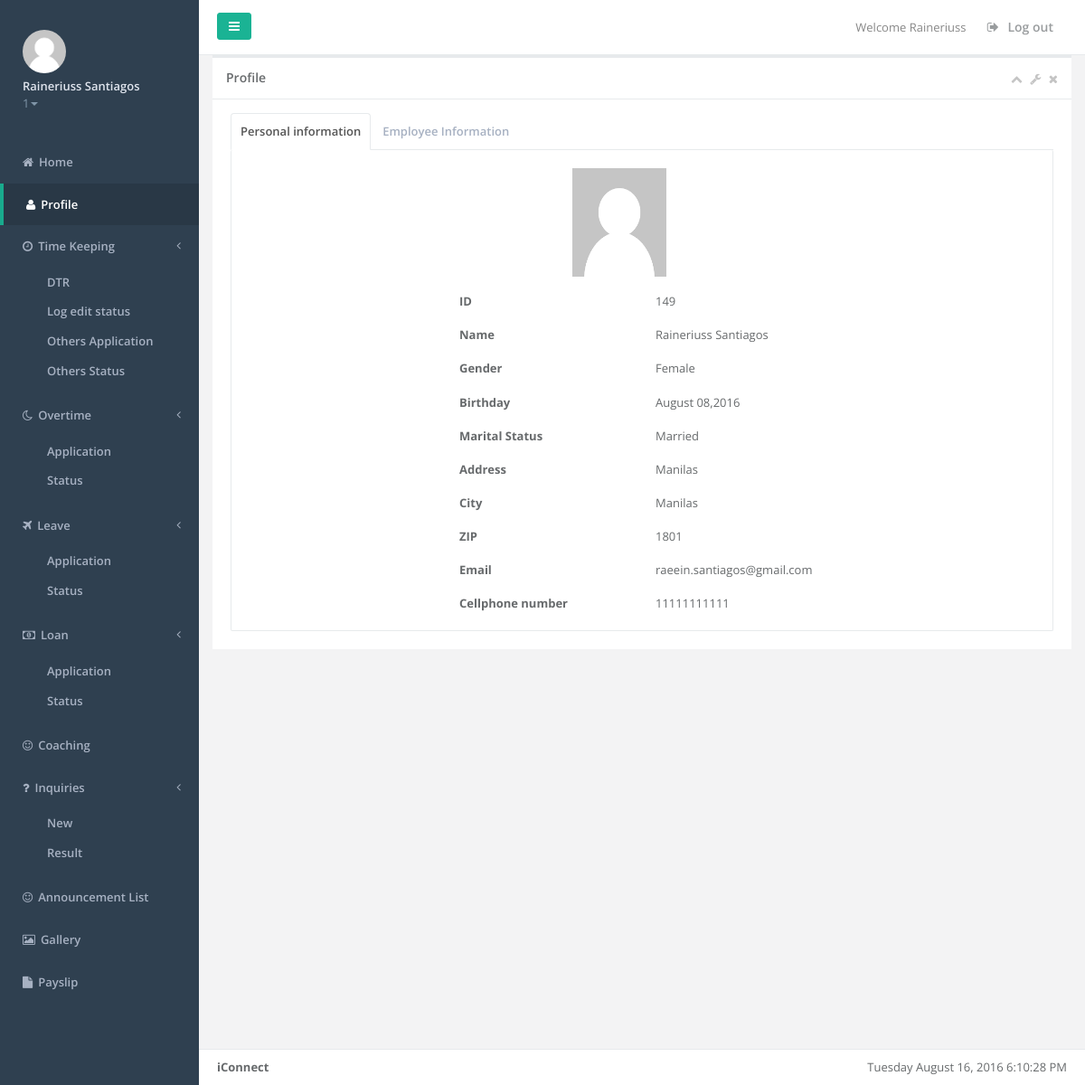
/employeeprofile.php (signed in), run on the app's committed database.
### tables this page shows
CREATE TABLE IF NOT EXISTS `employee` (
  `employee_id` int(10) NOT NULL,
  `employee_lastname` varchar(35) NOT NULL,
  `employee_firstname` varchar(35) NOT NULL,
  `employee_middlename` varchar(35) NOT NULL,
  `employee_gender` varchar(6) NOT NULL,
  `employee_birthday` date NOT NULL,
  `employee_marital` varchar(15) NOT NULL,
  `employee_address` varchar(100) NOT NULL,
  `employee_city` varchar(20) NOT NULL,
  `employee_zip` varchar(10) NOT NULL,
  `employee_email` varchar(255) NOT NULL,
  `employee_cellnum` varchar(15) NOT NULL,
  `employee_type` varchar(20) NOT NULL,
  `employee_jobtitle` varchar(25) NOT NULL,
  `employee_empstatus` varchar(50) NOT NULL,
  `employee_department` varchar(25) NOT NULL,
  `employee_rate` int(6) NOT NULL,
  `employee_taxcode` varchar(9) NOT NULL,
  `employee_dependency` int(2) NOT NULL,
  `employee_sss` varchar(30) NOT NULL,
  `employee_philhealth` varchar(30) NOT NULL,
  `employee_pagibig` varchar(30) NOT NULL,
  `employee_tin` varchar(30) NOT NULL,
  `employee_shift` varchar(20) NOT NULL,
  `employee_datehired` date NOT NULL,
  `employee_restday` varchar(30) NOT NULL,
  `employee_password` varchar(25) NOT NULL,
  `employee_sickleave` int(2) NOT NULL DEFAULT '0',
  `employee_vacationleave` int(2) NOT NULL DEFAULT '0',
  `employee_incentive` int(2) NOT NULL DEFAULT '0',
  `employee_maternityleave` int(2) NOT NULL DEFAULT '0',
  `employee_paternityleave` int(2) NOT NULL DEFAULT '0',
  `employee_singleparentleave` int(2) NOT NULL DEFAULT '0',
  `employee_status` varchar(10) NOT NULL DEFAULT 'active',
  `employee_team` varchar(50) NOT NULL,
  `employee_level` int(3) NOT NULL,
  `date_start` date NOT NULL,
  `date_end` date NOT NULL,
  `image` longblob NOT NULL,
  `cutoff` varchar(50) NOT NULL,
  `test` varchar(999) NOT NULL,
  `test_idate` date NOT NULL,
  `test_edate` date NOT NULL,
  `loan` varchar(999) NOT NULL,
  `loan_idate` date NOT NULL,
  `loan_edate` date NOT NULL
);

### employeeprofile.php (the view, shortened to what this page needs)
<!DOCTYPE html>
<html>
	<head>
		<?php
			include('employeemenuheader.php');
		?>
	</head>
	<body>
		<div class="row">
			<div class="col-lg-12">
				<div class="ibox float-e-margins">
					<div class="ibox-title">
						<h5>Profile</h5>
						<div class="ibox-tools">
							<a class="collapse-link">
								<i class="fa fa-chevron-up"></i>
							</a>
							<a class="dropdown-toggle" data-toggle="dropdown" href="#">
								<i class="fa fa-wrench"></i>
							</a>
							<a class="close-link">
								<i class="fa fa-times"></i>
							</a>
						</div>
					</div>
					<div class="ibox-content">
						<?php
							include('dbconfig.php');
							$result = $mysqli->query("SELECT * FROM employee WHERE employee_id = '$employee_id'")->fetch_array();
							$birthday = date("F d,Y",strtotime($result['employee_birthday']));
						?>
						<div class="tabs-container">
                        <ul class="nav nav-tabs">
                            <li class="active"><a data-toggle="tab" href="#tab-1">Personal information</a></li>
							<li class=""><a data-toggle="tab" href="#tab-3">Employee Information</a></li>
							</ul>
                        <div class="tab-content">
                            <div id="tab-1" class="tab-pane active">
                                <div class="panel-body">
								<div class="col-md-3"></div>
									<a href="testpic.png" title="Image from Unsplash" data-gallery="">
											<?php
											if ($result1 = $mysqli->query("SELECT * FROM employee WHERE employee_id = '$employee_id'")){
													while ($row22 = mysqli_fetch_object($result1))
													{
														echo "<img class='profilepic' src='images/".$row22->image."'>";}
													}
											else
												echo '<img class = "profilepic" src="img/user/default.png">';
											?>
										</a>
									<br><br>
                                    <div class="col-md-3"></div>
									<div class="col-md-3"><b>ID</b></div>
									<div class="col-md-4"><?php echo $result['employee_id']; ?></div>
									<br><br>
									<div class="col-md-3"></div>
									<div class="col-md-3"><b>Name</b></div>
									<div class="col-md-4"><?php echo $result['employee_firstname']. " " .$result['employee_lastname'] ; ?></div>
									<br><br>
									<div class="col-md-3"></div>
									<div class="col-md-3"><b>Gender</b></div>
									<div class="col-md-4"><?php echo $result['employee_gender']; ?></div>
									<br><br>
									<div class="col-md-3"></div>
									<div class="col-md-3"><b>Birthday</b></div>
									<div class="col-md-4"><?php echo $birthday?></div>
									<br><br>
									<div class="col-md-3"></div>
									<div class="col-md-3"><b>Marital Status</b></div>
									<div class="col-md-4"><?php echo $result['employee_marital']; ?></div>
									<br><br>
									<div class="col-md-3"></div>
									<div class="col-md-3"><b>Address</b></div>
									<div class="col-md-4"><?php echo $result['employee_address']; ?></div>
									<br><br>
									<div class="col-md-3"></div>
									<div class="col-md-3"><b>City</b></div>
									<div class="col-md-4"><?php echo $result['employee_city']; ?></div>
									<br><br>
									<div class="col-md-3"></div>
									<div class="col-md-3"><b>ZIP</b></div>
									<div class="col-md-4"><?php echo $result['employee_zip']; ?></div>
									<br><br>
									<div class="col-md-3"></div>
									<div class="col-md-3"><b>Email</b></div>
									<div class="col-md-4"><?php echo $result['employee_email']; ?></div>
									<br><br>
									<div class="col-md-3"></div>
									<div class="col-md-3"><b>Cellphone number</b></div>
									<div class="col-md-4"><?php echo $result['employee_cellnum']; ?></div>
								</div>
                            </div>
                        </div>
					</div>
				</div>
			</div>
        </div>
		<?php
			include('employeemenufooter.php');
		?>
	</body>
</html>

### employeemenuheader.php (shortened to what this page needs)
<?php
include('dbconfig.php');
$employee_id = $_SESSION['logsession'];
?>
<!DOCTYPE html>
<html>
<head>
    <link href="css/bootstrap.min.css" rel="stylesheet">
    <link href="font-awesome/css/font-awesome.css" rel="stylesheet">
    <link href="css/plugins/iCheck/custom.css" rel="stylesheet">
    <link href="css/plugins/chosen/chosen.css" rel="stylesheet">
    <link href="css/plugins/colorpicker/bootstrap-colorpicker.min.css" rel="stylesheet">
    <link href="css/plugins/cropper/cropper.min.css" rel="stylesheet">
    <link href="css/plugins/switchery/switchery.css" rel="stylesheet">
    <link href="css/plugins/jasny/jasny-bootstrap.min.css" rel="stylesheet">
    <link href="css/plugins/nouslider/jquery.nouislider.css" rel="stylesheet">
    <link href="css/plugins/datapicker/datepicker3.css" rel="stylesheet">
    <link href="css/plugins/ionRangeSlider/ion.rangeSlider.css" rel="stylesheet">
    <link href="css/plugins/ionRangeSlider/ion.rangeSlider.skinFlat.css" rel="stylesheet">
    <link href="css/plugins/awesome-bootstrap-checkbox/awesome-bootstrap-checkbox.css" rel="stylesheet">
    <link href="css/plugins/clockpicker/clockpicker.css" rel="stylesheet">
    <link href="css/plugins/daterangepicker/daterangepicker-bs3.css" rel="stylesheet">
    <link href="css/plugins/select2/select2.min.css" rel="stylesheet">
    <link href="css/animate.css" rel="stylesheet">
    <link href="css/style.css" rel="stylesheet">
    <link href="css/plugins/footable/footable.core.css" rel="stylesheet">
	<link rel="stylesheet" type="text/css" href="//cdn.jsdelivr.net/bootstrap.daterangepicker/2/daterangepicker.css" />
			 <link href="css/plugins/toastr/toastr.min.css" rel="stylesheet">
		<link href="css/animate.css" rel="stylesheet">
    <link href="css/style.css" rel="stylesheet">
</head>
<body>
    <div id="wrapper">
		<nav class="navbar-default navbar-static-side" role="navigation">
			<div class="sidebar-collapse">
				<ul class="nav metismenu" id="side-menu">
					<li class="nav-header">
						<div class="dropdown profile-element"> <span>
								<?php if ($result1 = $mysqli->query("SELECT * FROM employee WHERE employee_id = '$employee_id'")){
										while ($row22 = mysqli_fetch_object($result1))
										{echo "<img class='img-circle' src='images/".$row22->image."' alt='banner' width='48' height='48' />";}
									}
								?>
								 </span>
							<a data-toggle="dropdown" class="dropdown-toggle" href="#">
								<span class="clear"> <span class="block m-t-xs"> <strong class="font-bold"><?php echo $_SESSION['fname'] . " " . $_SESSION['lname']  ?></strong>
								 </span> <span class="text-muted text-xs block"><?php echo $_SESSION['employee_level'] ?><b class="caret"></b></span> </span> </a>
						</div>
					</li>
					<li class="<?php if(basename($_SERVER['SCRIPT_NAME']) == 'employeehome.php'){echo 'active'; }else { echo ''; } ?>">
						<a href="employeehome.php"><i class="fa fa-home"></i><span class="nav-label">Home</span></a>
					</li>
					<li class="<?php if(basename($_SERVER['SCRIPT_NAME']) == 'employeeprofile.php'){echo 'active'; }else { echo ''; } ?>">
						<a href="employeeprofile.php"><i class="fa fa-user"></i><span class="nav-label">Profile</span></a>
					</li>
					<li class="<?php if(basename($_SERVER['SCRIPT_NAME']) == 'employeedtr.php' OR basename($_SERVER['SCRIPT_NAME']) == 'logedittracker.php'){echo 'active'; }else { echo ''; } ?>">
						<a href="#"><i class="fa fa-clock-o"></i><span class="nav-label">Time Keeping</span><span class="fa arrow"></span></a>
						<ul class="nav nav-second-level">
							<li class="<?php if(basename($_SERVER['SCRIPT_NAME']) == 'dtr2.php'){echo 'active'; }else { echo ''; } ?>"><a href="dtr2.php">DTR</a></li>
						<li class="<?php if(basename($_SERVER['SCRIPT_NAME']) == 'logedittracker.php'){echo 'active'; }else { echo ''; } ?>"><a href="logedittracker.php">Log edit status</a></li>
						<li class="<?php if(basename($_SERVER['SCRIPT_NAME']) == 'additionalpayable.php'){echo 'active'; }else { echo ''; } ?>"><a href="additionalpayable.php">Others Application</a></li>
						<li class="<?php if(basename($_SERVER['SCRIPT_NAME']) == 'additionalpayablestatus.php'){echo 'active'; }else { echo ''; } ?>"><a href="additionalpayablestatus.php">Others Status</a></li>
						</ul>
					</li>
					<li class="<?php if(basename($_SERVER['SCRIPT_NAME']) == 'overtimeapplication.php' OR basename($_SERVER['SCRIPT_NAME']) == 'employeeovertimestatus.php'){echo 'active'; }else { echo ''; } ?>">
						<a href="#"><i class="fa fa-moon-o"></i><span class="nav-label">Overtime</span><span class="fa arrow"></span></a>
						<ul class="nav nav-second-level">
							<li class="<?php if(basename($_SERVER['SCRIPT_NAME']) == 'overtimeapplication.php'){echo 'active'; }else { echo ''; } ?>"><a href="overtimeapplication.php">Application</a></li>
							<li class="<?php if(basename($_SERVER['SCRIPT_NAME']) == 'employeeovertimestatus.php'){echo 'active'; }else { echo ''; } ?>"><a href="employeeovertimestatus.php">Status</a></li>
						</ul>
					</li>
					<li class="<?php if(basename($_SERVER['SCRIPT_NAME']) == 'leaveapplication.php' OR basename($_SERVER['SCRIPT_NAME']) == 'employeeleavestatus.php'){echo 'active'; }else { echo ''; } ?>">
						<a href="#"><i class="fa fa-plane"></i><span class="nav-label">Leave</span><span class="fa arrow"></span></a>
						<ul class="nav nav-second-level">
							<li class="<?php if(basename($_SERVER['SCRIPT_NAME']) == 'leaveapplication.php'){echo 'active'; }else { echo ''; } ?>"><a href="leaveapplication.php">Application</a></li>
							<li class="<?php if(basename($_SERVER['SCRIPT_NAME']) == 'employeeleavestatus.php'){echo 'active'; }else { echo ''; } ?>"><a href="employeeleavestatus.php">Status</a></li>
						</ul>
					</li>
					<li class="<?php if(basename($_SERVER['SCRIPT_NAME']) == 'loanapplication.php' OR basename($_SERVER['SCRIPT_NAME']) == 'employeeloanstatus.php'){echo 'active'; }else { echo ''; } ?>">
						<a href="#"><i class="fa fa-money"></i><span class="nav-label">Loan</span><span class="fa arrow"></span></a>
						<ul class="nav nav-second-level">
							<li class="<?php if(basename($_SERVER['SCRIPT_NAME']) == 'loanapplication.php'){echo 'active'; }else { echo ''; } ?>"><a href="loanapplication.php">Application</a></li>
							<li class="<?php if(basename($_SERVER['SCRIPT_NAME']) == 'employeeloanstatus.php'){echo 'active'; }else { echo ''; } ?>"><a href="employeeloanstatus.php">Status</a></li>
						</ul>
					</li>
					<li class="<?php if(basename($_SERVER['SCRIPT_NAME']) == 'employeecoaching.php'){echo 'active'; }else { echo ''; } ?>">
						<a href="employeecoaching.php"><i class="fa fa-smile-o"></i><span class="nav-label">Coaching</span></a>
					</li>
					<li class="<?php if(basename($_SERVER['SCRIPT_NAME']) == 'employeeinquiry.php' OR basename($_SERVER['SCRIPT_NAME']) == 'employeeinquiryanswers.php'){echo 'active'; }else { echo ''; } ?>">
						<a href="#"><i class="fa fa-question"></i><span class="nav-label">Inquiries</span><span class="fa arrow"></span></a>
						<ul class="nav nav-second-level">
							<li class="<?php if(basename($_SERVER['SCRIPT_NAME']) == 'employeeinquiry.php'){echo 'active'; }else { echo ''; } ?>"><a href="employeeinquiry.php">New</a></li>
							<li class="<?php if(basename($_SERVER['SCRIPT_NAME']) == 'employeeinquiryanswers.php'){echo 'active'; }else { echo ''; } ?>"><a href="employeeinquiryanswers.php">Result</a></li>
						</ul>
					</li>
					<li class="<?php if(basename($_SERVER['SCRIPT_NAME']) == 'employeeannouncementlist.php'){echo 'active'; }else { echo ''; } ?>">
						<a href="employeeannouncementlist.php"><i class="fa fa-smile-o"></i><span class="nav-label">Announcement List</span></a>
					</li>
					<li class="<?php if(basename($_SERVER['SCRIPT_NAME']) == 'images3.php'){echo 'active'; }else { echo ''; } ?>">
						<a href="images3.php"><i class="fa fa-image"></i><span class="nav-label">Gallery</span></a>
					</li>
					<li class="<?php if(basename($_SERVER['SCRIPT_NAME']) == 'emppayslip.php'){echo 'active'; }else { echo ''; } ?>">
						<a href="emppayslip.php"><i class="fa fa-file"></i><span class="nav-label">Payslip</span></a>
					</li>
				</ul>
			</div>
		</nav>
        <div id="page-wrapper" class="gray-bg">
        <div class="row border-bottom">
			<nav class="navbar navbar-static-top white-bg" role="navigation" style="margin-bottom: 0">
				<div class="navbar-header">
					<a class="navbar-minimalize minimalize-styl-2 btn btn-primary " href="#"><i class="fa fa-bars"></i> </a>
				</div>
				<ul class="nav navbar-top-links navbar-right">
					<li>
						<span class="m-r-sm text-muted welcome-message">Welcome <?php echo $_SESSION['fname'] ?></span>
					</li>
					<li>
						<a href="logout.php">
							<i class="fa fa-sign-out"></i> Log out
						</a>
					</li>
				</ul>
			</nav>
		</div>

### employeemenufooter.php (shortened to what this page needs)
<div class="footer">
            <div class="pull-right">
                <div id="clockbox"></div>
            </div>
            <div>
                <strong>iConnect</strong>
            </div>
        </div>
        </div>
</body>
</html>

### employeeprofile.php (style rules this page uses)
.profilepic { height:120px; width:12%; margin-left:140px; postion:absolute; border-color:black; }

### data on the page
employee: image (picture), employee_id "149", employee_firstname "Raineriuss", employee_lastname "Santiagos", employee_gender "Female", employee_birthday "August 08,2016", employee_marital "Married", employee_address "Manilas", employee_city "Manilas", employee_zip "1801", employee_email "raeein.santiagos@gmail.com", employee_cellnum "11111111111"

### other printed values
$_SESSION['fname'] "Raineriuss"
$_SESSION['lname'] "Santiagos"
$_SESSION['employee_level'] "1"
